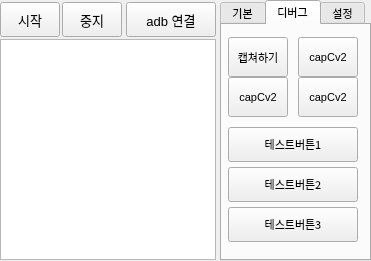
<?xml version="1.0" encoding="UTF-8"?>
<ui version="4.0">
 <class>MilfPy</class>
 <widget class="QMainWindow" name="MilfPy">
  <property name="geometry">
   <rect>
    <x>0</x>
    <y>0</y>
    <width>371</width>
    <height>261</height>
   </rect>
  </property>
  <property name="windowTitle">
   <string>MilfPy0.1</string>
  </property>
  <property name="windowIcon">
   <iconset>
    <normaloff>../Documents/GitHub/map1.0/img/milfICON.PNG</normaloff>../Documents/GitHub/map1.0/img/milfICON.PNG</iconset>
  </property>
  <property name="windowOpacity">
   <double>1.000000000000000</double>
  </property>
  <property name="styleSheet">
   <string notr="true"/>
  </property>
  <widget class="QWidget" name="centralwidget">
   <widget class="QPushButton" name="mainBtn1">
    <property name="geometry">
     <rect>
      <x>0</x>
      <y>2</y>
      <width>60</width>
      <height>35</height>
     </rect>
    </property>
    <property name="font">
     <font>
      <family>Yu Gothic UI</family>
      <pointsize>10</pointsize>
     </font>
    </property>
    <property name="text">
     <string>시작</string>
    </property>
   </widget>
   <widget class="QTextBrowser" name="mainTB1">
    <property name="geometry">
     <rect>
      <x>0</x>
      <y>39</y>
      <width>216</width>
      <height>221</height>
     </rect>
    </property>
    <property name="font">
     <font>
      <family>Yu Gothic UI</family>
      <pointsize>8</pointsize>
     </font>
    </property>
   </widget>
   <widget class="QPushButton" name="mainBtn2">
    <property name="geometry">
     <rect>
      <x>62</x>
      <y>2</y>
      <width>60</width>
      <height>35</height>
     </rect>
    </property>
    <property name="font">
     <font>
      <family>Yu Gothic UI</family>
      <pointsize>10</pointsize>
     </font>
    </property>
    <property name="text">
     <string>중지</string>
    </property>
   </widget>
   <widget class="QTabWidget" name="tabWidget">
    <property name="geometry">
     <rect>
      <x>220</x>
      <y>0</y>
      <width>151</width>
      <height>261</height>
     </rect>
    </property>
    <property name="font">
     <font>
      <family>Yu Gothic UI</family>
      <pointsize>8</pointsize>
     </font>
    </property>
    <property name="layoutDirection">
     <enum>Qt::LeftToRight</enum>
    </property>
    <property name="currentIndex">
     <number>1</number>
    </property>
    <widget class="QWidget" name="tab">
     <attribute name="title">
      <string>기본</string>
     </attribute>
     <widget class="QGroupBox" name="groupBox_2">
      <property name="geometry">
       <rect>
        <x>7</x>
        <y>180</y>
        <width>131</width>
        <height>51</height>
       </rect>
      </property>
      <property name="font">
       <font>
        <family>Yu Gothic UI</family>
        <pointsize>10</pointsize>
       </font>
      </property>
      <property name="title">
       <string>설정</string>
      </property>
      <widget class="QComboBox" name="comboBox">
       <property name="geometry">
        <rect>
         <x>10</x>
         <y>20</y>
         <width>111</width>
         <height>22</height>
        </rect>
       </property>
      </widget>
     </widget>
     <widget class="QGroupBox" name="groupBox_3">
      <property name="geometry">
       <rect>
        <x>7</x>
        <y>60</y>
        <width>131</width>
        <height>121</height>
       </rect>
      </property>
      <property name="font">
       <font>
        <family>Yu Gothic UI</family>
        <pointsize>10</pointsize>
       </font>
      </property>
      <property name="title">
       <string>상태</string>
      </property>
      <widget class="QLabel" name="label">
       <property name="geometry">
        <rect>
         <x>36</x>
         <y>40</y>
         <width>51</width>
         <height>16</height>
        </rect>
       </property>
       <property name="font">
        <font>
         <pointsize>8</pointsize>
        </font>
       </property>
       <property name="text">
        <string>시작자원</string>
       </property>
      </widget>
      <widget class="QLabel" name="label_6">
       <property name="geometry">
        <rect>
         <x>10</x>
         <y>80</y>
         <width>70</width>
         <height>16</height>
        </rect>
       </property>
       <property name="font">
        <font>
         <pointsize>8</pointsize>
        </font>
       </property>
       <property name="text">
        <string>룬 위치</string>
       </property>
      </widget>
      <widget class="QLabel" name="label_runeloc">
       <property name="geometry">
        <rect>
         <x>80</x>
         <y>80</y>
         <width>61</width>
         <height>16</height>
        </rect>
       </property>
       <property name="font">
        <font>
         <pointsize>8</pointsize>
        </font>
       </property>
       <property name="text">
        <string>(0 , 0)</string>
       </property>
       <property name="alignment">
        <set>Qt::AlignCenter</set>
       </property>
      </widget>
      <widget class="QLabel" name="label_jin">
       <property name="geometry">
        <rect>
         <x>-2</x>
         <y>56</y>
         <width>131</width>
         <height>20</height>
        </rect>
       </property>
       <property name="font">
        <font>
         <pointsize>8</pointsize>
        </font>
       </property>
       <property name="text">
        <string>0,0,0,0</string>
       </property>
       <property name="alignment">
        <set>Qt::AlignCenter</set>
       </property>
      </widget>
      <widget class="QLabel" name="label_status">
       <property name="geometry">
        <rect>
         <x>10</x>
         <y>10</y>
         <width>110</width>
         <height>30</height>
        </rect>
       </property>
       <property name="font">
        <font>
         <pointsize>12</pointsize>
         <weight>75</weight>
         <bold>true</bold>
        </font>
       </property>
       <property name="text">
        <string>실행중</string>
       </property>
       <property name="alignment">
        <set>Qt::AlignCenter</set>
       </property>
      </widget>
     </widget>
     <widget class="QGroupBox" name="groupBox_4">
      <property name="geometry">
       <rect>
        <x>7</x>
        <y>10</y>
        <width>131</width>
        <height>51</height>
       </rect>
      </property>
      <property name="font">
       <font>
        <family>Yu Gothic UI</family>
        <pointsize>10</pointsize>
       </font>
      </property>
      <property name="title">
       <string>연결</string>
      </property>
      <widget class="QComboBox" name="comboBox_2">
       <property name="geometry">
        <rect>
         <x>10</x>
         <y>20</y>
         <width>111</width>
         <height>22</height>
        </rect>
       </property>
      </widget>
     </widget>
    </widget>
    <widget class="QWidget" name="tab_2">
     <attribute name="title">
      <string>디버그</string>
     </attribute>
     <widget class="QPushButton" name="capBtn">
      <property name="geometry">
       <rect>
        <x>6</x>
        <y>12</y>
        <width>60</width>
        <height>40</height>
       </rect>
      </property>
      <property name="text">
       <string>캡쳐하기</string>
      </property>
     </widget>
     <widget class="QPushButton" name="testBtn1">
      <property name="geometry">
       <rect>
        <x>6</x>
        <y>102</y>
        <width>130</width>
        <height>35</height>
       </rect>
      </property>
      <property name="text">
       <string>테스트버튼1</string>
      </property>
     </widget>
     <widget class="QPushButton" name="testBtn2">
      <property name="geometry">
       <rect>
        <x>6</x>
        <y>142</y>
        <width>130</width>
        <height>35</height>
       </rect>
      </property>
      <property name="text">
       <string>테스트버튼2</string>
      </property>
     </widget>
     <widget class="QPushButton" name="testBtn3">
      <property name="geometry">
       <rect>
        <x>6</x>
        <y>182</y>
        <width>130</width>
        <height>35</height>
       </rect>
      </property>
      <property name="text">
       <string>테스트버튼3</string>
      </property>
     </widget>
     <widget class="QPushButton" name="testBtn1_2">
      <property name="geometry">
       <rect>
        <x>6</x>
        <y>52</y>
        <width>60</width>
        <height>40</height>
       </rect>
      </property>
      <property name="text">
       <string>capCv2</string>
      </property>
     </widget>
     <widget class="QPushButton" name="testBtn1_3">
      <property name="geometry">
       <rect>
        <x>76</x>
        <y>52</y>
        <width>60</width>
        <height>40</height>
       </rect>
      </property>
      <property name="text">
       <string>capCv2</string>
      </property>
     </widget>
     <widget class="QPushButton" name="capBtncv2">
      <property name="geometry">
       <rect>
        <x>76</x>
        <y>12</y>
        <width>60</width>
        <height>40</height>
       </rect>
      </property>
      <property name="text">
       <string>capCv2</string>
      </property>
     </widget>
    </widget>
    <widget class="QWidget" name="tab_3">
     <attribute name="title">
      <string>설정</string>
     </attribute>
     <widget class="QDoubleSpinBox" name="doubleSpinBoxLil">
      <property name="geometry">
       <rect>
        <x>10</x>
        <y>30</y>
        <width>101</width>
        <height>21</height>
       </rect>
      </property>
      <property name="decimals">
       <number>1</number>
      </property>
      <property name="minimum">
       <double>0.100000000000000</double>
      </property>
      <property name="maximum">
       <double>5.000000000000000</double>
      </property>
      <property name="singleStep">
       <double>0.100000000000000</double>
      </property>
     </widget>
     <widget class="QLabel" name="label_5">
      <property name="geometry">
       <rect>
        <x>10</x>
        <y>8</y>
        <width>100</width>
        <height>16</height>
       </rect>
      </property>
      <property name="font">
       <font>
        <family>Yu Gothic UI</family>
        <pointsize>8</pointsize>
       </font>
      </property>
      <property name="text">
       <string>캡처 주기</string>
      </property>
     </widget>
     <widget class="QCheckBox" name="checkBoxMoi">
      <property name="geometry">
       <rect>
        <x>10</x>
        <y>50</y>
        <width>137</width>
        <height>28</height>
       </rect>
      </property>
      <property name="font">
       <font>
        <family>Yu Gothic UI</family>
        <pointsize>8</pointsize>
       </font>
      </property>
      <property name="text">
       <string>모의작전</string>
      </property>
     </widget>
     <widget class="QCheckBox" name="checkBoxHon">
      <property name="geometry">
       <rect>
        <x>10</x>
        <y>72</y>
        <width>137</width>
        <height>28</height>
       </rect>
      </property>
      <property name="font">
       <font>
        <family>Yu Gothic UI</family>
        <pointsize>8</pointsize>
       </font>
      </property>
      <property name="text">
       <string>혼합작전</string>
      </property>
     </widget>
     <widget class="QCheckBox" name="checkBoxHon_2">
      <property name="geometry">
       <rect>
        <x>10</x>
        <y>92</y>
        <width>137</width>
        <height>28</height>
       </rect>
      </property>
      <property name="font">
       <font>
        <family>Yu Gothic UI</family>
        <pointsize>8</pointsize>
       </font>
      </property>
      <property name="text">
       <string>숙소전지</string>
      </property>
     </widget>
     <widget class="QCheckBox" name="checkBoxHon_3">
      <property name="geometry">
       <rect>
        <x>10</x>
        <y>112</y>
        <width>137</width>
        <height>28</height>
       </rect>
      </property>
      <property name="font">
       <font>
        <family>Yu Gothic UI</family>
        <pointsize>8</pointsize>
       </font>
      </property>
      <property name="text">
       <string>숙소칭찬</string>
      </property>
     </widget>
     <widget class="QCheckBox" name="checkBoxHon_4">
      <property name="geometry">
       <rect>
        <x>10</x>
        <y>154</y>
        <width>137</width>
        <height>28</height>
       </rect>
      </property>
      <property name="font">
       <font>
        <family>Yu Gothic UI</family>
        <pointsize>8</pointsize>
       </font>
      </property>
      <property name="text">
       <string>일일퀘스트</string>
      </property>
     </widget>
     <widget class="QCheckBox" name="checkBoxHon_5">
      <property name="geometry">
       <rect>
        <x>10</x>
        <y>134</y>
        <width>137</width>
        <height>28</height>
       </rect>
      </property>
      <property name="font">
       <font>
        <family>Yu Gothic UI</family>
        <pointsize>8</pointsize>
       </font>
      </property>
      <property name="text">
       <string>정보임무</string>
      </property>
     </widget>
     <widget class="QPushButton" name="settingBtn">
      <property name="geometry">
       <rect>
        <x>20</x>
        <y>200</y>
        <width>100</width>
        <height>31</height>
       </rect>
      </property>
      <property name="text">
       <string>설정값저장</string>
      </property>
     </widget>
    </widget>
   </widget>
   <widget class="QPushButton" name="mainBtn3">
    <property name="geometry">
     <rect>
      <x>126</x>
      <y>2</y>
      <width>90</width>
      <height>35</height>
     </rect>
    </property>
    <property name="font">
     <font>
      <family>Yu Gothic UI</family>
      <pointsize>10</pointsize>
     </font>
    </property>
    <property name="text">
     <string>adb 연결</string>
    </property>
   </widget>
  </widget>
 </widget>
 <resources/>
 <connections/>
</ui>
